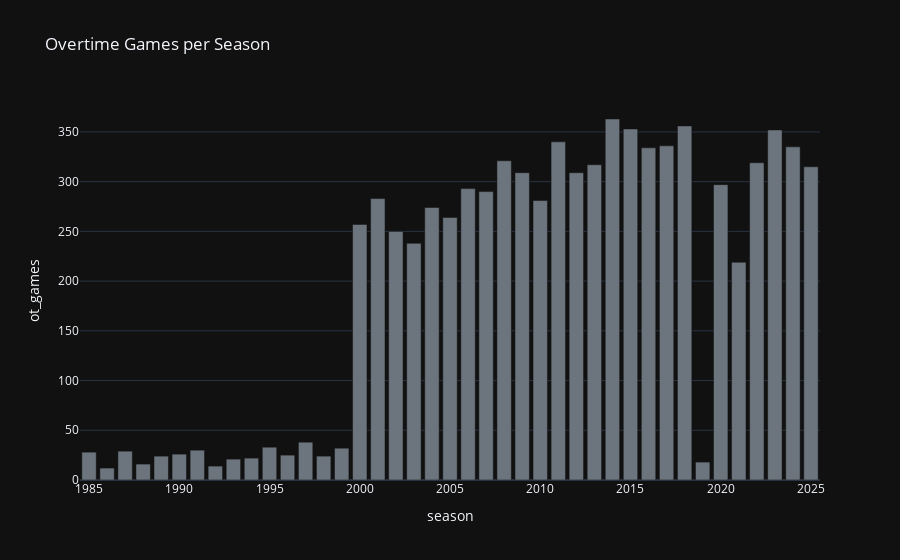

Source (notebook cell):
### Code cell
# ── 7.3  Overtime frequency ───────────────────────────────────────────────────
ot_per_season = (
    all_games_df
    .assign(has_ot=(all_games_df["num_ot"] > 0).astype(int))
    .groupby("season")["has_ot"]
    .agg(total="size", ot_games="sum")
    .assign(ot_pct=lambda df: (df["ot_games"] / df["total"] * 100).round(2))
    .reset_index()
)

fig = px.bar(
    ot_per_season, x="season", y="ot_games",
    title="Overtime Games per Season",
    color_discrete_sequence=[COLOR_NEUTRAL],
    template="plotly_dark",
)
fig.show()

print(f"Overall OT rate: {(all_games_df['num_ot'] > 0).mean() * 100:.2f}%")

# Extremely long OT games
long_ot = all_games_df[all_games_df["num_ot"] >= 3]
print(f"\nGames with num_ot >= 3 (flag for data quality review): {len(long_ot)}")
if not long_ot.empty:
    display(long_ot[["game_id", "season", "day_num", "w_team_id", "l_team_id",
                      "w_score", "l_score", "num_ot"]].sort_values("num_ot", ascending=False))

### Figure 1 — Plotly figure (JSON) as saved in the notebook; plotly's stock layout.template omitted (floating-point values rounded to 4 significant figures)
{"data": [{"hovertemplate": "season=%{x}<br>ot_games=%{y}<extra></extra>", "legendgroup": "", "marker": {"color": "#6c757d", "pattern": {"shape": ""}}, "name": "", "orientation": "v", "showlegend": false, "textposition": "auto", "type": "bar", "x": [1985, 1986, 1987, 1988, 1989, 1990, 1991, 1992, 1993, 1994, 1995, 1996, 1997, 1998, 1999, 2000, 2001, 2002, 2003, 2004, 2005, 2006, 2007, 2008, 2009, 2010, 2011, 2012, 2013, 2014, 2015, 2016, 2017, 2018, 2019, 2020, 2021, 2022, 2023, 2024, 2025], "xaxis": "x", "y": [28, 12, 29, 16, 24, 26, 30, 14, 21, 22, 33, 25, 38, 24, 32, 257, 283, 250, 238, 274, 264, 293, 290, 321, 309, 281, 340, 309, 317, 363, 353, 334, 336, 356, 18, 297, 219, 319, 352, 335, 315], "yaxis": "y"}], "layout": {"barmode": "relative", "legend": {"tracegroupgap": 0}, "title": {"text": "Overtime Games per Season"}, "xaxis": {"anchor": "y", "domain": [0.0, 1.0], "title": {"text": "season"}}, "yaxis": {"anchor": "x", "domain": [0.0, 1.0], "title": {"text": "ot_games"}}}}
